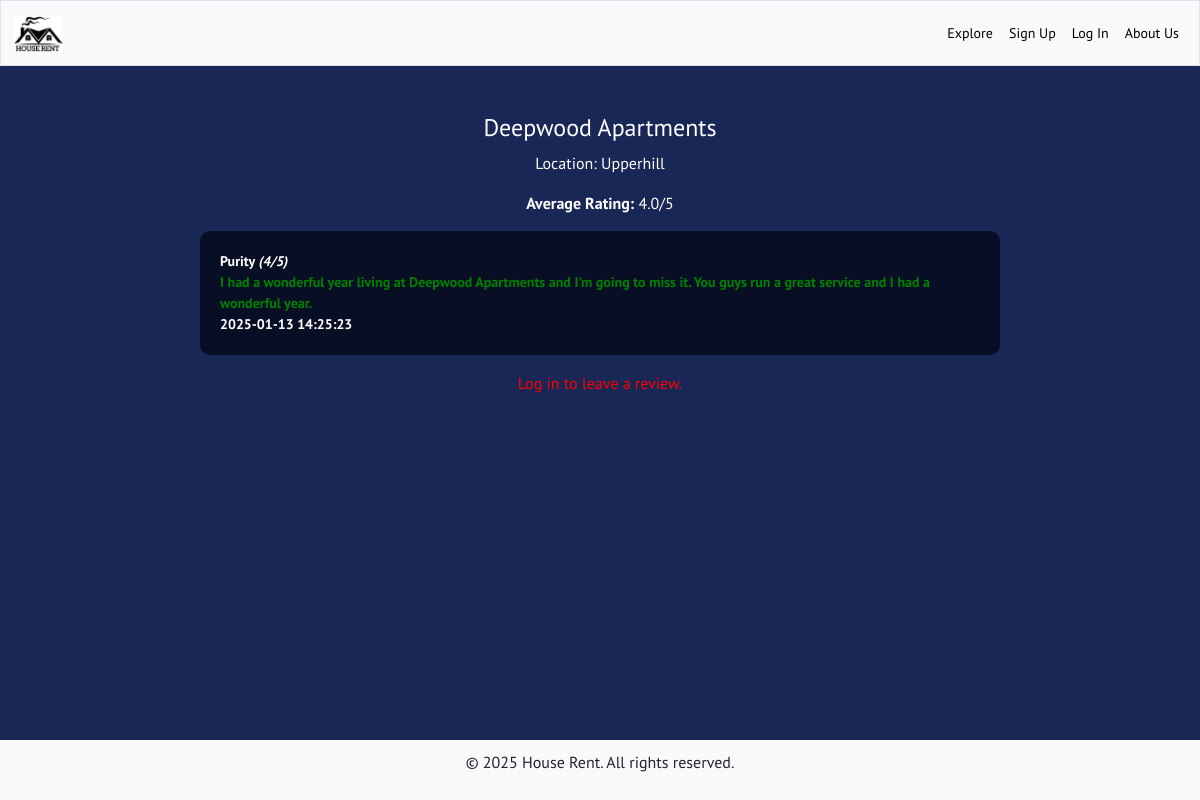
Before: /reviews/6 with the older database file.
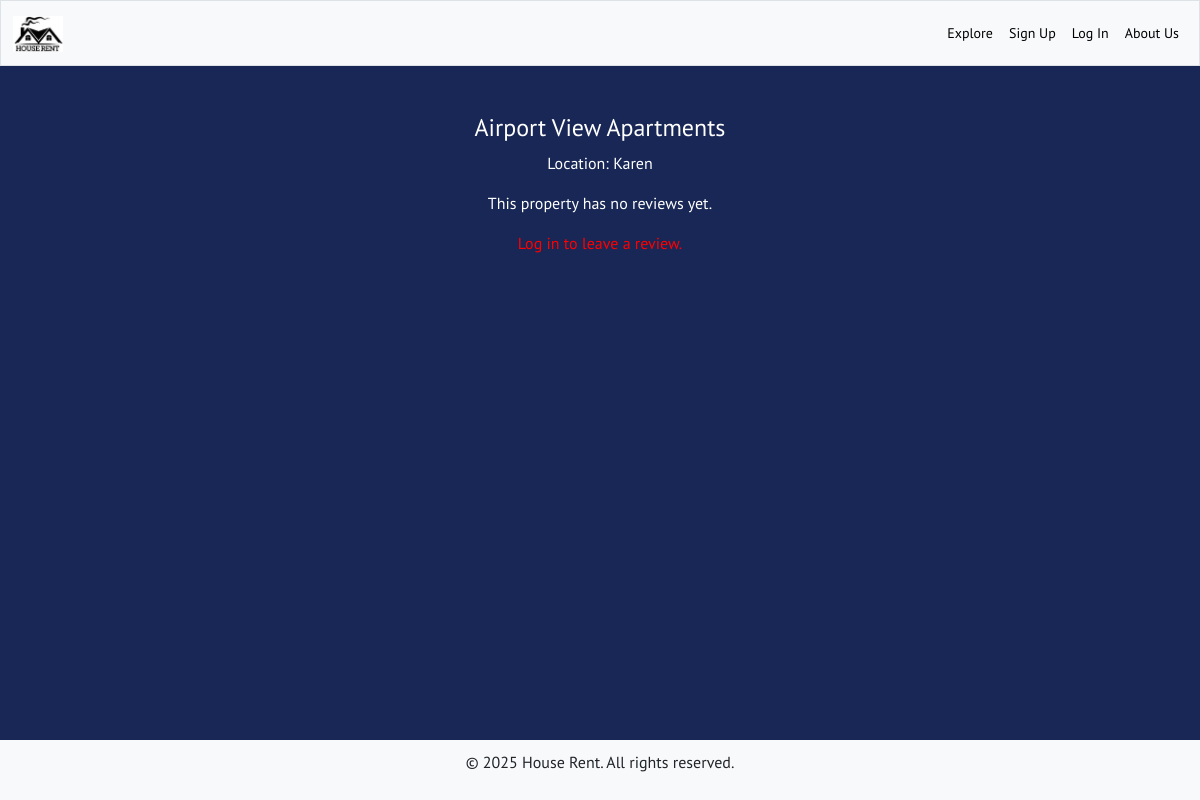
After: the same page with the newer database file.
### tables this page shows
CREATE TABLE apartments (
            id INTEGER PRIMARY KEY AUTOINCREMENT,
            owner_id INTEGER NOT NULL,
            title TEXT NOT NULL,
            description TEXT NOT NULL,
            rent REAL NOT NULL,
            location TEXT NOT NULL,
            FOREIGN KEY (owner_id) REFERENCES property_owners(id)
        );

CREATE TABLE reviews (
            id INTEGER PRIMARY KEY AUTOINCREMENT,
            apartment_id INTEGER NOT NULL,
            tenant_id INTEGER NOT NULL,
            text TEXT NOT NULL,
            rating INTEGER NOT NULL CHECK (rating BETWEEN 1 AND 5),
            date TIMESTAMP DEFAULT CURRENT_TIMESTAMP,
            FOREIGN KEY (apartment_id) REFERENCES apartments (id),
            FOREIGN KEY (tenant_id) REFERENCES tenants (id)
        );

CREATE TABLE tenants (
            id INTEGER PRIMARY KEY AUTOINCREMENT,
            number TEXT NOT NULL,
            username TEXT UNIQUE NOT NULL,
            hash TEXT NOT NULL
        );

### app.py (the view, shortened to what this page needs)
@app.route("/reviews/<int:apartment_id>", methods=["GET", "POST"])
def reviews(apartment_id):
    try:
        tenant_id = session.get("user_id")
        user_role = session.get("role")
        with sqlite3.connect("rentals.db") as conn:
            conn.row_factory = sqlite3.Row
            cursor = conn.cursor()
            cursor.execute("""
                SELECT id, title, location FROM apartments WHERE id = ?
            """, (apartment_id,))
            apartment = cursor.fetchone()
            if not apartment:
                flash("Apartment not found.", "danger")
                return redirect("/tenant_dashboard")
            cursor.execute("""
                SELECT reviews.tenant_id, reviews.text, reviews.rating, tenants.username, reviews.date
                FROM reviews
                JOIN tenants ON reviews.tenant_id = tenants.id
                WHERE reviews.apartment_id = ?
                ORDER BY reviews.date DESC
            """, (apartment_id,))
            reviews = cursor.fetchall()
            cursor.execute("""
                SELECT id, text, rating FROM reviews
                WHERE apartment_id = ? AND tenant_id = ?
            """, (apartment_id, tenant_id))
            tenant_review = cursor.fetchone()
            cursor.execute("""
                SELECT rating FROM reviews WHERE apartment_id = ?
            """, (apartment_id,))
            ratings = cursor.fetchall()
            if ratings:
                total_rating = sum([rating[0] for rating in ratings])
                average_rating = total_rating / len(ratings)
            else:
                average_rating = None  # No reviews yet
        return render_template("reviews.html", reviews=reviews, apartment=apartment, tenant_review=tenant_review, average_rating=average_rating, tenant_id=tenant_id, user_role=user_role, title='Reviews')
    except Exception as e:
        flash(f"An error occurred when fetching existing reviews: {e}", "danger")
        return redirect("/tenant_dashboard")

### templates/reviews.html (shortened to what this page needs)
{% extends "layout.html" %}
{% block main %}
<h4 style="color: white;">{{ apartment['title'] }}</h4>
<p style="color:white">Location: {{ apartment['location'] }}</p>
{% if average_rating is not none %}
    <p style="color: white;"><strong>Average Rating:</strong> {{ average_rating|round(2) }}/5</p>
{% endif %}
{% if reviews %}
    <div class="review-page-container">
        {% for review in reviews %}
            <li style="list-style-type: none;">
                <strong>{{ review['username'] }}</strong>
                <strong><em>({{ review['rating'] }}/5)</em></strong><br>
                <strong><span style="color: green;">{{ review['text'] }}</span></strong><br>
                <strong>{{ review['date'] }}</strong>
            </li>
        {% endfor %}
    </div>
{% else %}
<p style="color: white;">This property has no reviews yet.</p>
{% endif %}
{% if tenant_id and user_role == 'tenant' and tenant_review == None %}
    <button type="button" class="btn small-button mt-2" data-bs-toggle="modal" data-bs-target="#addReviewModal">
        Add a Review
    </button>
{% elif not session.get('user_id') %}
    <p class="text-muted mt-3" style="color: red !important;">Log in to leave a review.</p>
{% endif %}
{% endblock %}

### templates/layout.html (shortened to what this page needs)
<!DOCTYPE html>
<html lang="en">
<head>
    <link href="https://cdn.jsdelivr.net/npm/bootstrap@5.3.3/dist/css/bootstrap.min.css" rel="stylesheet"
>
    <link href="https://cdn.jsdelivr.net/npm/bootstrap-icons/font/bootstrap-icons.css" rel="stylesheet">
    <link href="/static/styles.css" rel="stylesheet">
</head>
<body >
    <nav class="bg-light border navbar navbar-expand-md navbar-light">
        <div class="container-fluid">
            <a class="navbar-brand" href="/"> <img src="/static/House.webp" id="imgLogo" alt="Rentals Logo " class="img-fluid" loading="lazy"></a>
            <div class="collapse navbar-collapse" id="navbar">
                {% if session["user_id"] %}
                <ul class="navbar-nav me-auto">
                    {% if session["role"] == "owner" %}
                        <li class="nav-item">
                            <a class="nav-link {% if request.path == '/owner_dashboard' %}active-link{% endif %}" href="/owner_dashboard">Your Apartments</a>
                        </li>
                        <li class="nav-item">
                            <a class="nav-link {% if request.path == '/add_apartment' %}active-link{% endif %}" href="/add_apartment">Add
                                Apartment</a>
                        </li>
                        <li class="nav-item">
                            <a class="nav-link {% if request.path == '/view_rent_requests' %}active-link{% endif %}" href="/view_rent_requests">Rent Requests</a>
                        </li>
                        <li class="nav-item">
                            <a class="nav-link {% if request.path == '/view_enquiries' %}active-link{% endif %}" href="/view_enquiries">Enquiries</a>
                        </li>
                        <li class="nav-item">
                            <a class="nav-link {% if request.path == '/view_reviews' %}active-link{% endif %}" href="/view_reviews">Reviews</a>
                        </li>
                    {% endif %}
                    {% if session["role"] == "tenant" %}
                    <li class="nav-item">
                        <a class="nav-link {% if request.path == '/tenant_dashboard' %}active-link{% endif %}" href="/tenant_dashboard">Apartments</a>
                    </li>
                    <li class="nav-item">
                        <a class="nav-link {% if request.path == '/rented_apartment' %}active-link{% endif %}" href="/rented_apartment">Rented</a>
                    </li>
                    {% endif %}
                </ul>
                <ul class="navbar-nav ms-auto">
                    <li class="nav-item">
                        <a class="nav-link {% if request.path == '/change_password' %}active-link{% endif %}" href="/change_password">Change Password</a>
                    </li>
                    <li class="nav-item">
                        <a class="nav-link" href="/logout">Log Out</a>
                    </li>
                </ul>
                {% else %}
                <ul class="navbar-nav ms-auto">
                    <li class="nav-item">
                        <a class="nav-link {% if request.path == '/explore' %}active-link{% endif %}" href="/explore">Explore</a>
                    </li>
                    <li class="nav-item">
                        <a class="nav-link {% if request.path == '/register' %}active-link{% endif %}" href="/register">Sign Up</a>
                    </li>
                    <li class="nav-item">
                        <a class="nav-link {% if request.path == '/login' %}active-link{% endif %}" href="/login">Log In</a>
                    </li>
                    <li class="nav-item">
                        <a class="nav-link {% if request.path == '/about' %}active-link{% endif %}" href="/about">About Us</a>
                    </li>
                </ul>
                {% endif %}
            </div>
        </div>
    </nav>
    <main class="container py-5 text-center content" >
        {% block main %}{% endblock %}
    </main>
</body>
<footer class="footer">
    <p>&copy; 2025 House Rent. All rights reserved.</p>
</footer>
</html>

### static/styles.css (style rules this page uses)
html, body { font-family: 'PT Sans', sans-serif; font-size: 16px; line-height: 1.5; height: 100%; margin: 0; display: flex; flex-direction: column; background-color: rgb(24, 39, 85); }
.navbar-nav a { color: black; }
.content { flex: 1; }
nav .navbar-brand { font-size: x-large; }
li { font-size: 14px; }
#imgLogo { width: 50px; height: auto; }
.text-center { color: white; }
.footer { text-align: center; padding: 10px; background-color: #f8f9fa; }

Changed rows visible on the page:
removed reviews: username "Purity", rating "4", text "I had a wonderful year living at Deepwood Apartments and I'm going to miss it. You guys run a great service and I had a wonderful year.", date "2025-01-13 14:25:23"
changed apartments: title "Deepwood Apartments" → "Airport View Apartments"; location "Upperhill" → "Karen"
Other visible differences:
{{ average_rating|round(2) }}: "4.0" → (not shown)
text no longer shown: "Average Rating: /5"
text now shown: "This property has no reviews yet."
